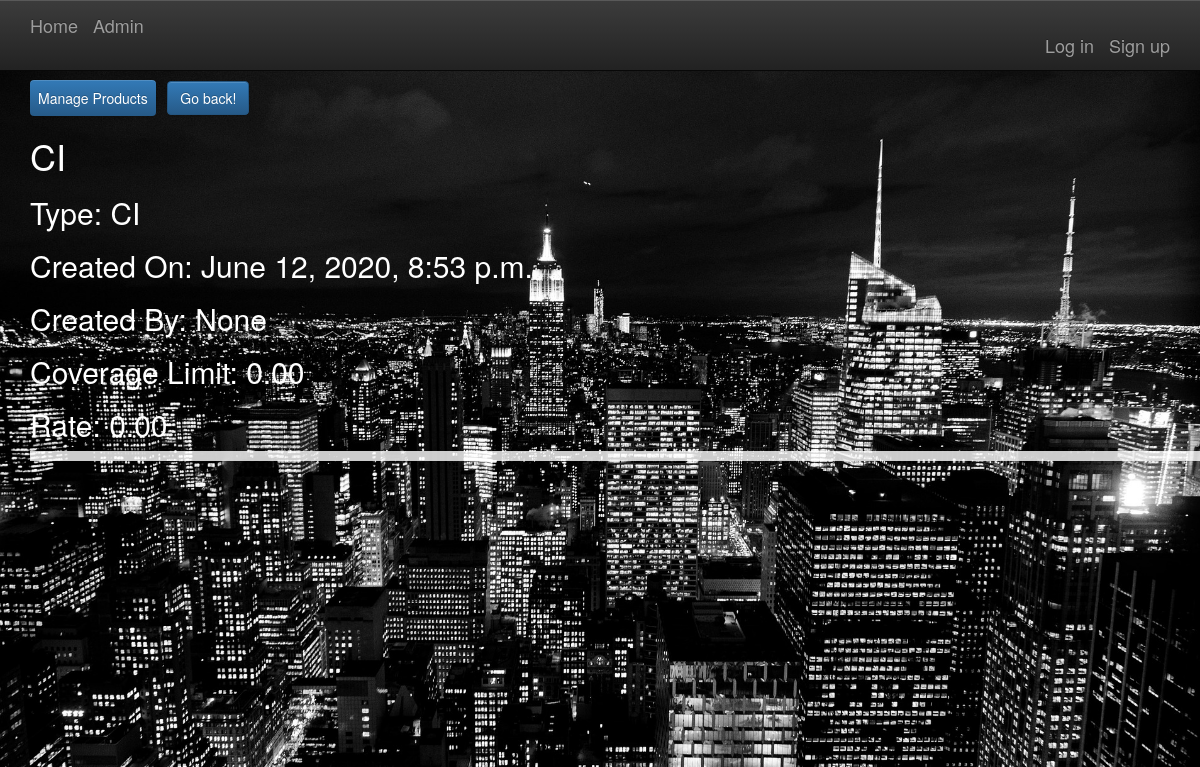
Page /products/posts/in/1591914469931/ on the earlier database version.
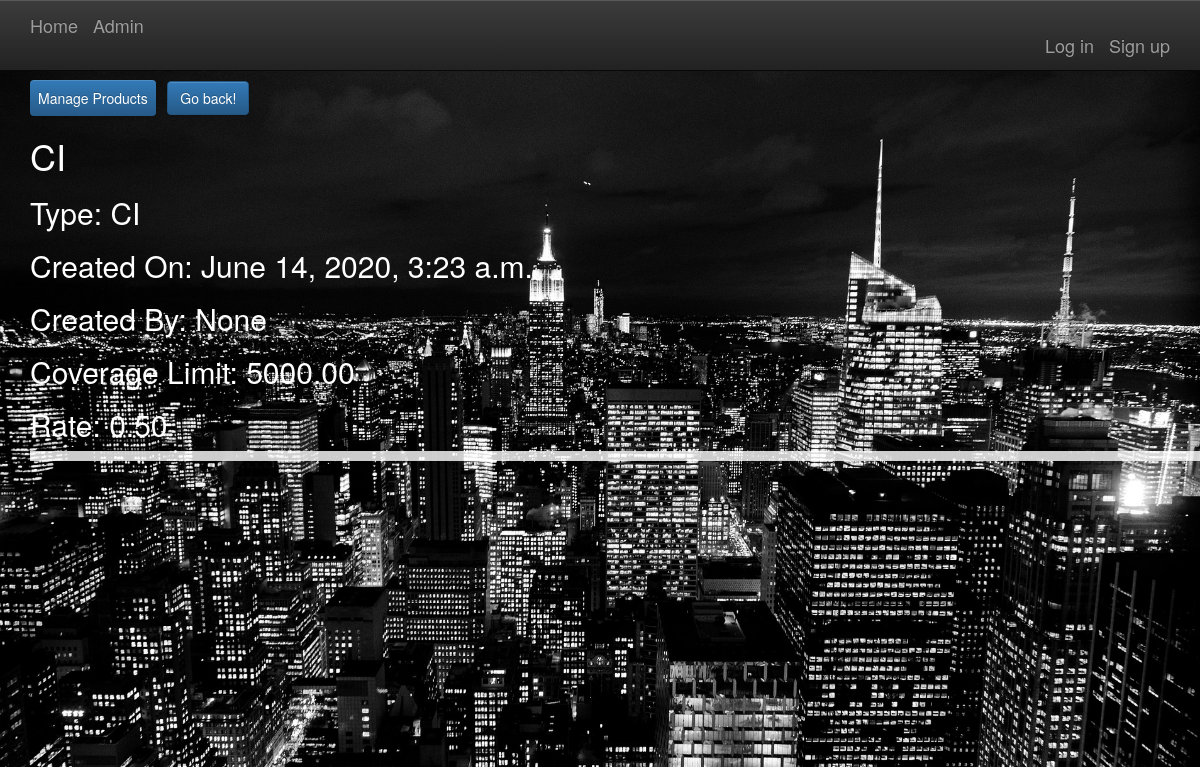
Same page on the later database version.
### products/models.py (models this page shows, shortened)
class Product(models.Model):
    productid = models.PositiveIntegerField()
    name = models.CharField(max_length=255)
    CHOOSE = 'Unknown Type'
    LIFE = 'LIFE'
    STD = 'STD'
    LTD = 'LTD'
    CI = 'CI'
    PRODUCT_CHOICES = (
        (CHOOSE, 'Unknown Type'),
        (LIFE, 'Life Insurance'),
        (STD, 'Short Term Disability'),
        (LTD, 'Long Term Disability'),
        (CI, 'Critical Illness'),
    )
    type = models.CharField(max_length=100,
                                      choices=PRODUCT_CHOICES,
                                      default=CHOOSE)
    slug = models.SlugField(allow_unicode=True)
    description = models.TextField(blank=True, default='')
    description_html = models.TextField(editable=False, default='', blank=True)
    coverage_limit = models.DecimalField(max_digits=10, decimal_places=2, default=0)
    price_per_1000_units = models.DecimalField(max_digits=4, decimal_places=2, default=0)
    creator = models.ForeignKey(User, on_delete=models.SET_NULL, null=True, blank=True)
    product_date = models.DateTimeField(auto_now=True)
    class Meta:
        ordering = ["-product_date"]
        unique_together = ("name", "type", "product_date")

### products/views.py (the view)
# urls.py: url(r"^posts/in/(?P<pk>\d+)/$",views.SingleProduct.as_view(),name="single"),
class SingleProduct(generic.DetailView):
    context_object_name = 'product_details'
    model = models.Product
    template_name = 'products/product_detail.html'

### products/templates/products/product_detail.html (shortened to what this page needs)
{% extends "products/product_base.html" %}
{% block preproduct %}
<div class="dropdown">
  <button class="dropbtn btn btn-primary btn-large">Manage Products</button>
</div>
<input type="button" class="btn btn-primary btn-large" value="Go back!" onclick="history.back()">
<h1>{{product_details.name}}</h1>
<h2>Type: {{product_details.type}}</h2>
<h2>Created On: {{product_details.product_date}}</h2>
<h2>Created By: {{product_details.creator}}</h2>
<h2>Coverage Limit: {{product_details.coverage_limit}}</h2>
<h2>Rate: {{product_details.price_per_1000_units}}</h2>
<div style="background-color: rgba(255, 255, 255, 0.8);" data-spy="scroll" data-target=".navbar">
  <div class="list-group-item-text container-fluid">
  </div>
</div>
{% endblock %}

### products/templates/products/product_base.html (shortened to what this page needs)
{% extends "base.html" %}
{% block content %}
<div class="container">
  <div class="row">
    {% block preproduct %}{% endblock %}
  </div>
</div>
{% endblock %}

### templates/base.html (shortened to what this page needs)
<!DOCTYPE html>
{% load staticfiles %}
<html>
  <head>
    <link rel="stylesheet" href="https://maxcdn.bootstrapcdn.com/bootstrap/3.3.7/css/bootstrap.min.css">
    <link rel="stylesheet" href="https://maxcdn.bootstrapcdn.com/bootstrap/3.3.7/css/bootstrap-theme.min.css">
    <link rel="stylesheet" href="{% static 'simplesocial/css/master.css'%}">
  </head>
  <body data-spy="scroll" data-target=".navbar">
    <div class="navigation">
      <nav class="navbar navbar-default navbar-inverse navbar-fixed-top" role="navigation" id="navbar">
    			<div class="container">
            <a class="navbar-brand mynav" href="{% url 'home' %}">Home</a>
            <a class="navbar-brand mynav" href="{% url 'admin' %}">Admin</a>
            <div class="collapse navbar-collapse" id="bs-example-navbar-collapse-1">
    					<ul class="nav navbar-nav navbar-right">
    						{% if user.is_authenticated %}
                      <li><a class="navbar-brand mynav" href="{% url 'groups:all' %}" class="btn btn-simple">Groups</a></li>
                      <li><a class="navbar-brand mynav" href="{% url 'members:all' %}" class="btn btn-simple">Members</a></li>
                      <li><a class="navbar-brand mynav" href="{% url 'products:all' %}" class="btn btn-simple">Products</a></li>
                      <li><a class="navbar-brand mynav" href="{% url 'agreements:all' %}" class="btn btn-simple">Agreements</a></li>
                      <div class="dropdown">
                        <li><a class="navbar-brand mynav" href="#" class="btn btn-simple">Search</a></li>
                        <div class="dropdown-content">
                          <li><a class="navbar-brand mynav" href="{% url 'groups:search' %}" class="btn btn-simple">Group</a></li>
                          <li><a class="navbar-brand mynav" href="{% url 'members:search' %}" class="btn btn-simple">Member</a></li>
                          <li><a class="navbar-brand mynav" href="{% url 'products:search' %}" class="btn btn-simple">Product</a></li>
                          <li><a class="navbar-brand mynav" href="{% url 'agreements:search' %}" class="btn btn-simple">Agreement</a></li>
                        </div>
                      </div>
                      <li><a class="navbar-brand mynav" href="{% url 'Accounts:logout' %}">Log out</a></li>
    						{% else %}
                      <li><a class="navbar-brand mynav" href="{% url 'Accounts:login' %}">Log in</a></li>
    						      <li><a class="navbar-brand mynav" href="{% url 'Accounts:signup' %}">Sign up</a></li>
    						{% endif %}
    					</ul>
    			</div>
        </div>
    	</nav>
    </div>
    <br>
    <br>
    <br>
    <br>
        <div class="container mycontent">
          {% block content %}
          {% endblock %}
        </div>
<canvas id="canvas"></canvas>
  </body>
</html>

### static/simplesocial/css/master.css (style rules this page uses)
body { margin: 0; overflow: scroll; background-color: black; color:white; }
html, body { background: #000; height: 100%; }
canvas { height: auto; left: calc(50%); max-height: 90%; max-width: 90%; position: absolute; top: calc(83%); transform: translate(-50%, -50%); width: var(--di); }
.dropbtn { color: white; padding: 8px; font-size: 14px; border: none; }
.dropdown { position: relative; display: inline-block; }

Differences in the rows shown:
changed Product "CI": product_date "June 12, 2020, 8:53 p.m." → "June 14, 2020, 3:23 a.m."; coverage_limit "0.00" → "5000.00"; price_per_1000_units "0.00" → "0.50"
